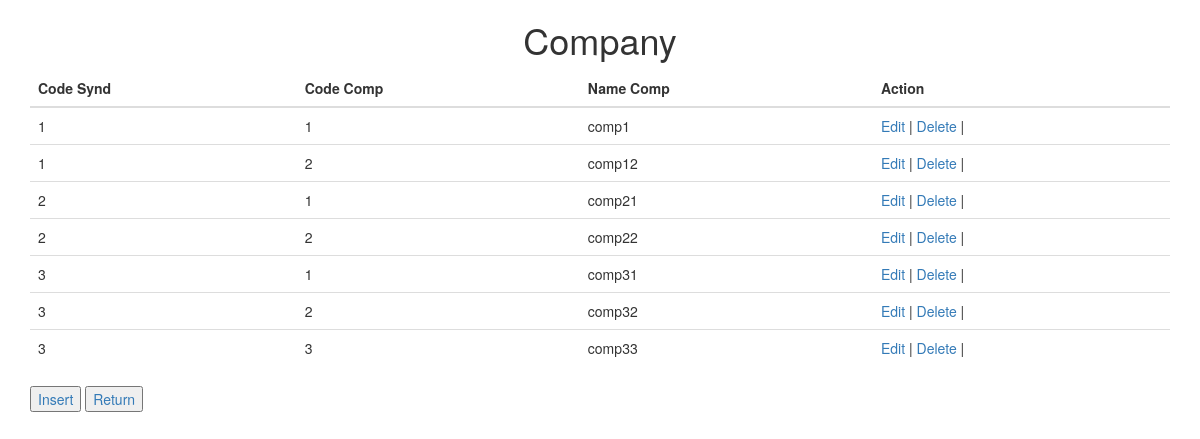
/comp_menu, run on the app's committed database.
### Models/CompanyModel.py (models this page shows, shortened)
class Company(db.Model):
    __tablename__ = 'Company'
    id = db.Column(db.Integer, primary_key=True)
    codesynd = db.Column(db.Integer, nullable=False)
    codecomp = db.Column(db.Integer, nullable=False)
    namecomp = db.Column(db.String(50), nullable=False)

### app.py (the view)
@app.route('/comp_menu')
def comp_menu():
    comps = CompanyModel.findall()
    return render_template('Company/menu.html', comps=comps)

### Models/CompanyModel.py (called while the page is built)
def findall():
    return Company.query.filter_by().order_by('codesynd', 'codecomp')

### templates/Company/menu.html (shortened to what this page needs)
<!DOCTYPE html>
<html lang="en">
<head>
    <link rel="stylesheet" href="https://maxcdn.bootstrapcdn.com/bootstrap/3.4.0/css/bootstrap.min.css">
</head>
<body>
<h1 style="text-align: center;>">Company</h1>
<div class="container">
    <div class="row">
        <div class="col-xs-12">
            <table class="table">
                <thead>
                    <tr>
                        <th>Code Synd</th>
                        <th>Code Comp</th>
                        <th>Name Comp</th>
                        <th>Action</th>
                    </tr>
                </thead>
                <tbody>
                    {% for comp in comps %}
                    <tr>
                        <td>{{ comp.codesynd }}</td>
                        <td>{{ comp.codecomp }}</td>
                        <td>{{ comp.namecomp }}</td>
                        <td>
                            <a href="/comp_edit/{{ comp.id }}">Edit</a> |
                            <a href="/comp_delete/{{ comp.id }}">Delete</a> |
                        </td>
                    </tr>
                    {% endfor %}
                </tbody>
            </table>
        </div>
        <div class="col-xs-3">
            <button type="submit"><a href="/comp_insert">Insert</a></button>
            <button type="submit"><a href="/">Return</a></button>
        </div>
    </div>
</div>
</body>
</html>

### data on the page
Company: codesynd "1", codecomp "1", namecomp "comp1"
Company: codesynd "1", codecomp "2", namecomp "comp12"
Company: codesynd "2", codecomp "1", namecomp "comp21"
Company: codesynd "2", codecomp "2", namecomp "comp22"
Company: codesynd "3", codecomp "1", namecomp "comp31"
Company: codesynd "3", codecomp "2", namecomp "comp32"
Company: codesynd "3", codecomp "3", namecomp "comp33"
